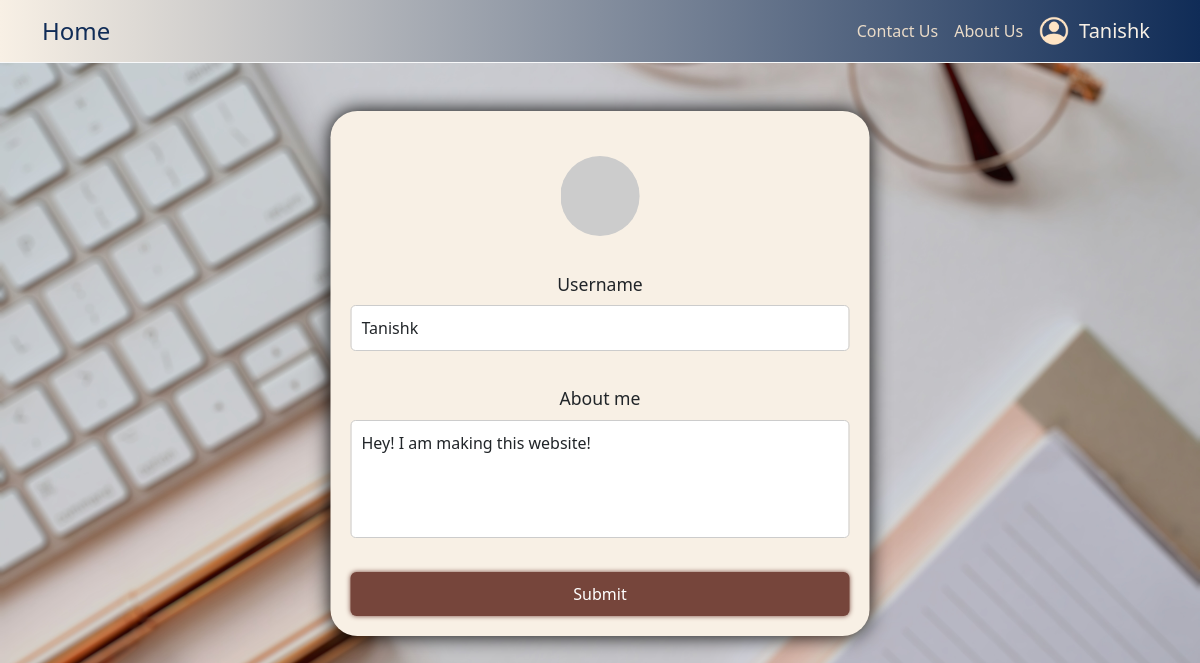
The page /edit_profile (signed in) on the database as committed earlier.
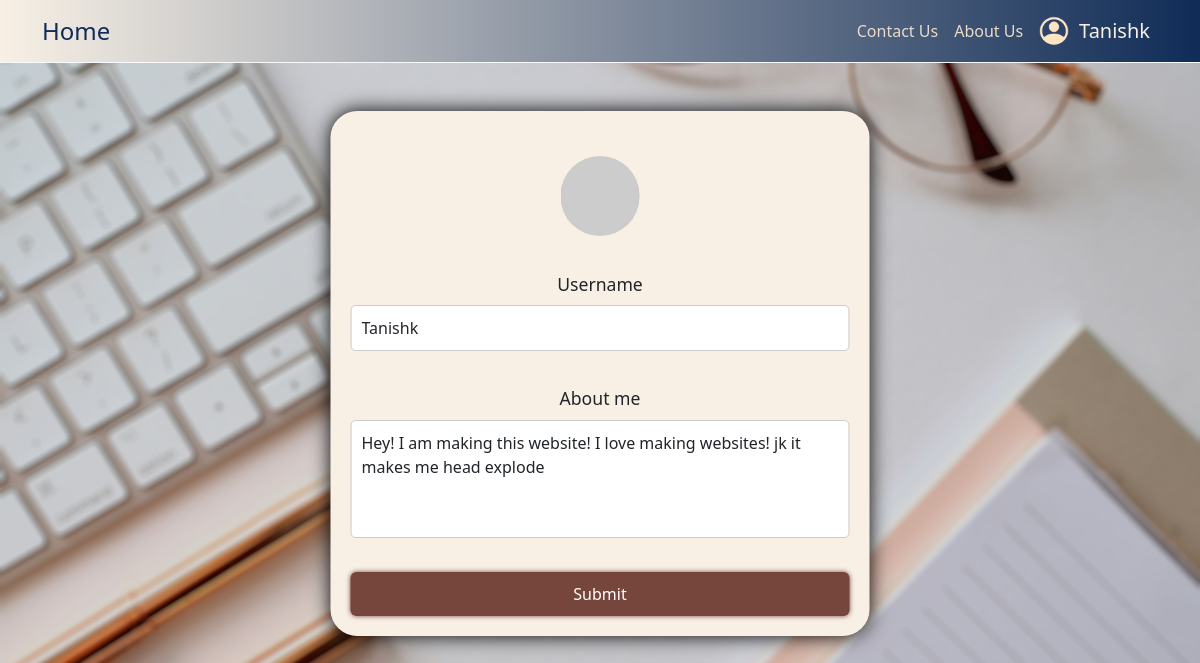
The same page on the database as committed later.
### app/models.py (models this page shows, shortened)
class User(UserMixin, db.Model):
    id: so.Mapped[int] = so.mapped_column(
        primary_key=True
    )
    username: so.Mapped[str] = so.mapped_column(
        sa.String(64),
        index=True,
        unique=True
    )
    email: so.Mapped[str] = so.mapped_column(
        sa.String(120),
        index=True,
        unique=True
    )
    password_hash: so.Mapped[Optional[str]] = so.mapped_column(
        sa.String(256)
    )
    about_me: so.Mapped[Optional[str]] = so.mapped_column(
        sa.String(140)
    )
    last_seen: so.Mapped[Optional[datetime]] = so.mapped_column(
        default=lambda: datetime.now(timezone.utc)
    )
    posts: so.WriteOnlyMapped['Post'] = so.relationship(
        back_populates='author'
    )
    def avatar(self, size):
        digest = md5(self.email.lower().encode('utf-8')).hexdigest()
        return f"https://www.gravatar.com/avatar/{digest}?d=identicon&s={size}"

### app/routes.py (the view)
@app.route( '/edit_profile', methods=['GET', 'POST'])
@login_required
def edit_profile():
    form = EditProfileForm()
    if form.validate_on_submit():
        current_user.username = form.username.data
        current_user.about_me = form.about_me.data
        db.session.commit()
        flash("Your changes have been saved.")
        return redirect(url_for('edit_profile'))
    elif request.method == 'GET':
        form.username.data = current_user.username
        form.about_me.data = current_user.about_me
    return render_template('edit_profile.html', title='Edit Profile', form=form, user=current_user)

### app/forms.py
class EditProfileForm(FlaskForm):
    username = StringField('Username', validators=[DataRequired()])
    about_me = TextAreaField('About me', validators=[Length(min=0,
                                                            max = 140)])
    submit = SubmitField('Submit')

### app/models.py (called while the page is built)
@login.user_loader
def load_user(id):
    user = db.session.get(User, int(id))
    return user

### app/routes.py (called while the page is built)
@app.before_request
def before_request():
    if current_user.is_authenticated:
        current_user.last_seen = datetime.now(timezone.utc)
        db.session.commit()

### app/templates/edit_profile.html (shortened to what this page needs)
{% extends "base.html" %}
{% block content %}
<link rel="stylesheet" href="{{url_for('static', filename='edit_profile.css')}}">
<div class="my_container">
    <img src="{{ user.avatar(128) }}" alt="User Photo" class="photo">
    <form action="" method="post">
        <div class="form-group" >
            {{ form.username.label(class="form-label") }}<br>
            {{ form.username(size=32, class="form-control") }}<br>
        </div>
        <div class="form-group">
            {{ form.about_me.label(class="form-label") }}<br>
            {{ form.about_me(cols=50, rows=4, class="form-control") }}<br>
        </div>
        {{ form.submit(class="btn btn-primary button") }}
    </form>
</div>
{% endblock %}

### app/templates/base.html (shortened to what this page needs)
<!doctype html>
<html>
    <head>
        <link rel="stylesheet" href="https://cdn.jsdelivr.net/npm/bootstrap@5.3.2/dist/css/bootstrap.min.css">
        <link rel="stylesheet" href="{{ url_for('static', filename='base.css') }}">
    </head>
    <body>
        <nav class="navbar navbar-expand-lg navbar-dark gradient-custom border-bottom border-light">
            <div class="container">
                <a class="navbar-brand" href="{{ url_for('index') }}">Home</a>
                <div class="collapse navbar-collapse" id="navbarNav">
                    <ul class="navbar-nav ms-auto">
                        <li class="nav-item">
                            <a class="nav-link" href="{{ url_for('contact_us') }}">Contact Us</a>
                        </li>
                        <li class="nav-item">
                            <a class="nav-link" href="{{ url_for('about_us') }}">About Us</a>
                        </li>
                        <li class="nav-item dropdown">
                            <a class="nav-link dropdown-toggle" href="#" id="navbarDropdown" role="button" data-bs-toggle="dropdown" aria-expanded="false">
                                {% if not current_user.is_anonymous %}
                                <div class="User_Area">
                                    <img src="{{ url_for('static', filename='assets/user_icon.png') }}" class="User_Icon"></img>
                                    <p class="User_Name">{{ current_user.username }}</p>
                                </div>
                                {% endif %}
                            </a>
                        </li>
                    </ul>
                </div>
            </div>
        </nav>
        {% block content %}{% endblock %}
    </body>
</html>

Rows that differ between the two databases and show on the page:
changed User "Tanishk": about_me "Hey! I am making this website!" → "Hey! I am making this website! I love making websites! jk it makes me head explode"
